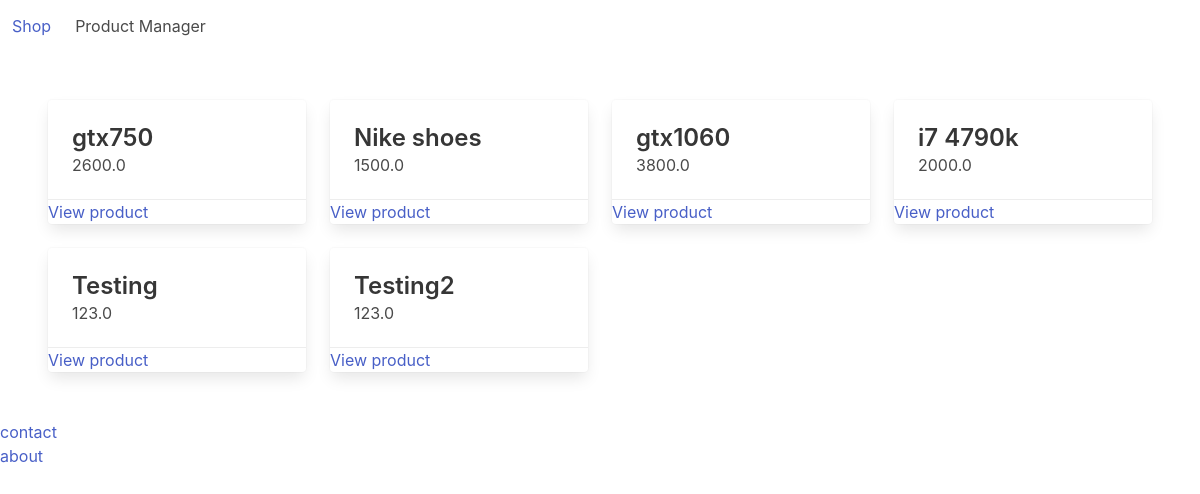
Before: / with the older database file.
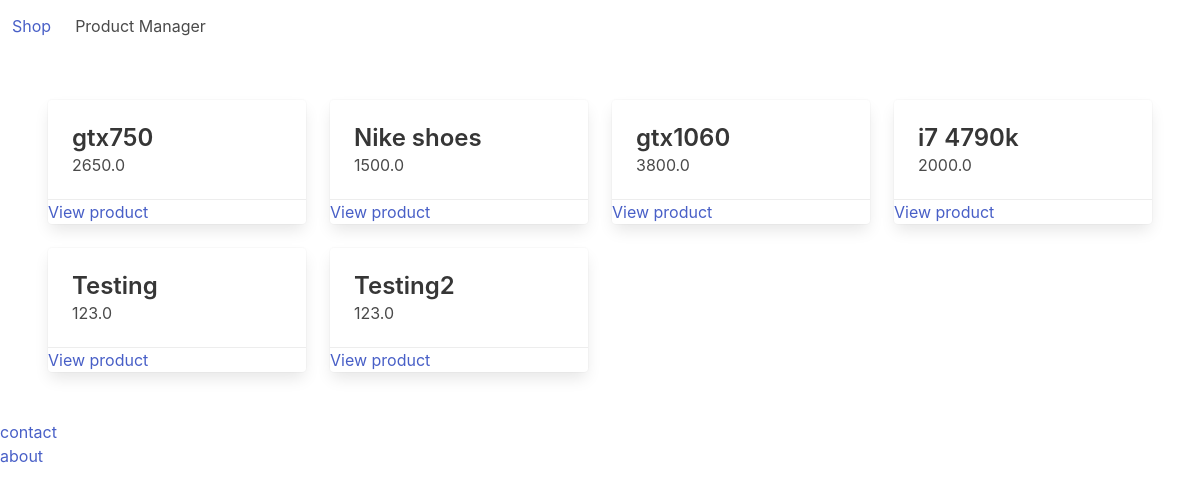
After: the same page with the newer database file.
### store/models.py (models this page shows, shortened)
class Product(models.Model):
      category = models.ForeignKey(Category, related_name='products', on_delete=models.CASCADE)
      title = models.CharField(max_length=255)
      slug = models.SlugField(max_length=255)
      description = models.TextField(blank=True, null=True)
      price = models.FloatField()
      id = models.AutoField(primary_key=True)

### core/views.py (the view)
# urls.py: path('', frontPage, name="frontPage"),
def frontPage(request):
    products = Product.objects.all()
    context = {
        'products': products
    }
    return render(request, 'front.html', context)

### templates/front.html
{% extends 'base.html'%}
{% block content %}
         <div class = "columns is-multiline" >
            {% for product in products %}
                <div class="column is-3">
                   <div class="card">
                      <div class="card-content">
                           <div class="media">
                              <div class="media-content">
                                 <p class="title is-4">{{ product.title }}</p>
                                 <p class="subtitle is-6">{{ product.price }}</p>
                              </div>
                           </div>
                      </div>
                             <footer class="card-footer">
                                <a href="{% url 'productDetail' product.slug %}" class="cart-footer-item">View product</a>
                             </footer>
                   </div>
                </div>
            {% endfor %}
         </div>
{% endblock%}

### templates/base.html (shortened to what this page needs)
<html>
	<head>
		<link rel="stylesheet" href="https://cdn.jsdelivr.net/npm/bulma@0.9.0/css/bulma.min.css">
	</head>
	<body>
		<nav class="navbar">
			<div class="navbar-brand">
				<a class="navbar-item" href="/">Shop</a>
				<a class="navbar-item" href="{% url 'productManager' %}">Product Manager</a>
			</div>
        </nav>
		<section class="section">
			{% block content %}
            {% endblock %}
		</section>
		<footer>
			<div>
				<div>
					<a href="{% url 'contactPage' %}">contact</a>
				</div>
				<div>
					<a href="{% url 'aboutPage' %}">about</a>
				</div>
			</div>
		</footer>
	</body>
</html>

Changed rows visible on the page:
changed Product "gtx750": price "2600.0" → "2650.0"
